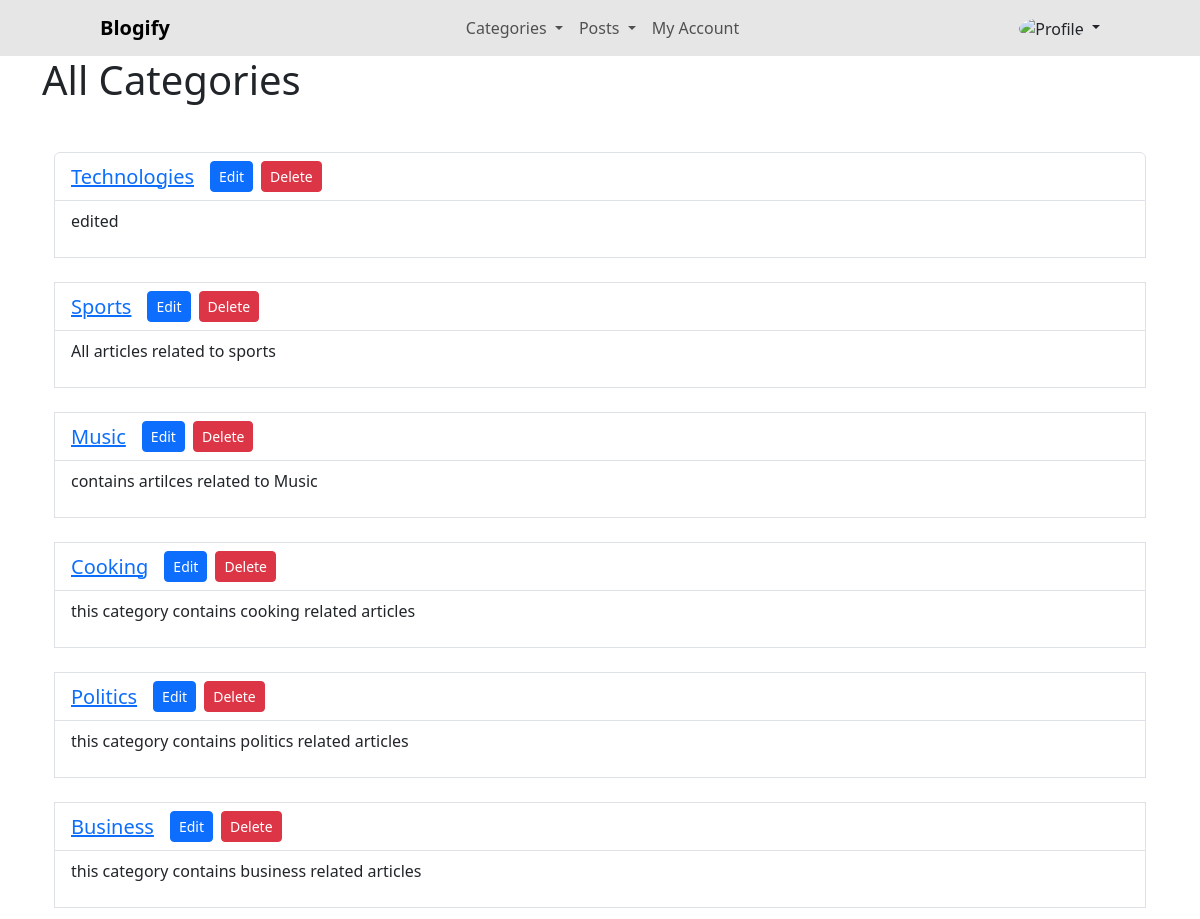
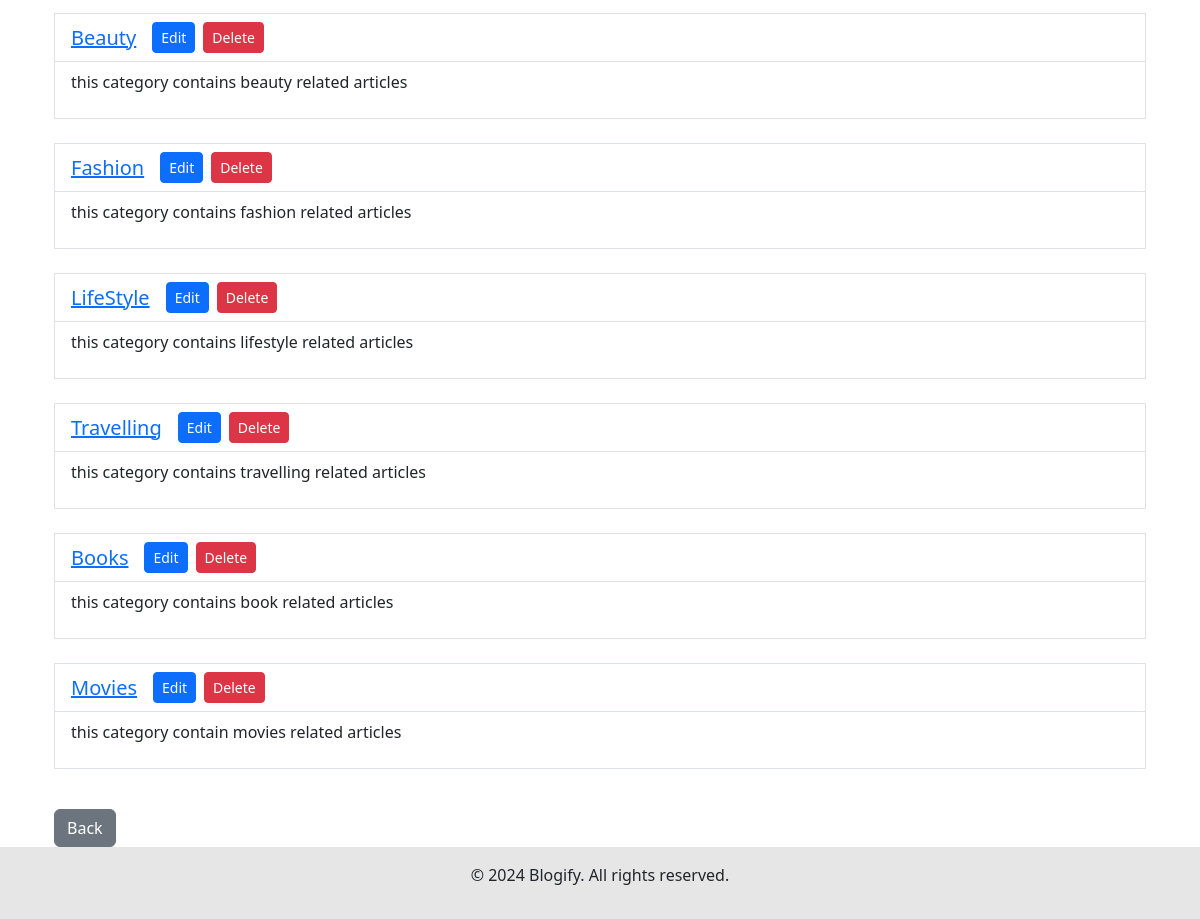
The page /Users/categories/ on the database its author committed (2 pictures, top to bottom).
### blog/models.py (models this page shows, shortened)
class Category(models.Model):
    name = models.CharField(max_length=100, unique=True)
    description = models.TextField(blank=True, null=True)
    image = models.ImageField(upload_to='category_images/', null=True, blank=True)

### User/views.py (the view)
# urls.py: path('categories/', views.AdminCategoryList, name='admin_category_list'),
def AdminCategoryList(request):
    categories = Category.objects.all()
    return render(request, 'admin/admin_category_list.html', {'categories': categories})

### User/templates/admin/admin_category_list.html (shortened to what this page needs)
{% extends 'admin/admin_base.html' %}
{% block content %}
<h1>All Categories</h1>
<div class="container mt-5">
    {% if categories %}
        <div class="list-group">
            {% for category in categories %}
                <div class="list-group-item d-flex justify-content-between align-items-center">
                    <div class="d-flex align-items-center">
                        <h5 class="mb-0 me-3"><a href="{% url 'admin_category_post' category.id %}">{{ category.name }}</a></h5>
                        <a href="{% url 'edit_category' category.id %}" class="btn btn-sm btn-primary me-2">Edit</a>
                        <a href="{% url 'delete_category' category.id %}" class="btn btn-sm btn-danger">Delete</a>
                    </div>
                </div>
                <div class="list-group-item d-flex justify-content-between align-items-center">
                    <p>{{category.description}}</p>
                </div>
                <br>
            {% endfor %}
        </div>
        <a href="{% url 'admin_home' %}" class="btn btn-secondary mt-3">Back</a>
    {% else %}
        <p>No categories available.</p>
    {% endif %}
</div>
{% endblock %}

### rows shown on the page
Category: name "Technologies", description "edited"
Category: name "Sports", description "All articles related to sports"
Category: name "Music", description "contains artilces related to Music"
Category: name "Cooking", description "this category contains cooking related articles"
Category: name "Politics", description "this category contains politics related articles"
Category: name "Business", description "this category contains business related articles"
Category: name "Beauty", description "this category contains beauty related articles"
Category: name "Fashion", description "this category contains fashion related articles"
Category: name "LifeStyle", description "this category contains lifestyle related articles"
Category: name "Travelling", description "this category contains travelling related articles"
Category: name "Books", description "this category contains book related articles"
Category: name "Movies", description "this category contain movies related articles"
